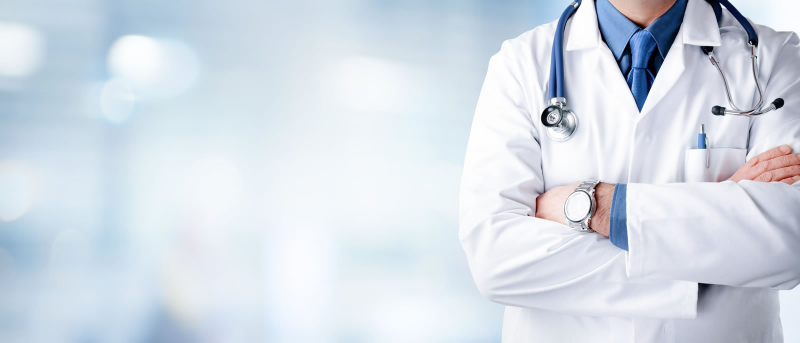
#> input picture HackIt/img/bg.jpg, 1600 x 685 px, given in place of the camera (shown at 1/2 size)
$ python Alnmhacks.py
#> lines starting #> are read from the running program, lines starting #| are printed output that depends on the picture; after the words box and inside, x2 and y2 are one past the last pixel; in counts of white or black regions, pixels touching at a corner belong together
import cv2
import numpy as np

from collections import deque

pts = deque()
cap = cv2.VideoCapture(0)

# Info : ZOOM in the frame to get the RGB value of the corresponding pixel

# The range of color for the object to be detected in HSV
hsv_supremum = np.array([220, 221, 255])
hsv_infinum = np.array([150, 100, 130])

def make_circle1(frame, fill1=0):
	frame_copy = frame.copy()

	alpha = 0.9

	cv2.circle(frame_copy,(500,500), 40, (96,96,96), fill1)
	cv2.line(frame_copy, (500,500-10), (500, 500+10), (0,0,0), 2)
	cv2.line(frame_copy, (500-10,500), (500+10, 500), (0,0,0), 2)

	frame_ret = cv2.addWeighted(frame, 1-alpha, frame_copy, alpha, 0)


	cv2.imshow('final', frame_ret)

def make_circle2(frame, fill):
	frame_copy = frame.copy()

	alpha = 0.9

	cv2.circle(frame_copy,(400,400), 40, (96,96,96), fill1)
	cv2.line(frame_copy, (400,400-10), (400, 400+10), (0,0,0), 2)
	cv2.line(frame_copy, (400-10,400), (400+10, 400), (0,0,0), 2)

	cv2.circle(frame_copy,(600,600), 40, (96,96,96), fill1)
	cv2.line(frame_copy, (600,600-10), (600, 600+10), (0,0,0), 2)
	cv2.line(frame_copy, (600-10,600), (600+10, 600), (0,0,0), 2)
	frame_ret = cv2.addWeighted(frame, 1-alpha, frame_copy, alpha, 0)

	cv2.imshow('final2', frame_ret)

def operate(frame):
	frame_copy = frame.copy()
	frame_ret = frame.copy()


	# Converting the frame from BGR format to HSV format, Hue Saturation Value GOOGle for more
	frame_copy = cv2.cvtColor(frame, cv2.COLOR_BGR2HSV)

	# Thresholding the frame to get our object(color) tracked
	mask = cv2.inRange(frame_copy, hsv_infinum, hsv_supremum)
	mask = cv2.medianBlur(mask, 5)
	mask = cv2.erode(mask, None, iterations=2)
	mask = cv2.dilate(mask, None, iterations=2)

	#cv2.imshow('mask', mask)

	# Obtaining the binary Image for the corresponding mask
	res = cv2.bitwise_and(frame_ret,frame_ret, mask= mask)

	#cv2.imshow('res', res)
	# The result can be improved by smoothening the frame

	mask_copy = mask.copy()
	cnts = cv2.findContours(mask.copy(), cv2.RETR_TREE, cv2.CHAIN_APPROX_SIMPLE)[-2]
	center = None

	if len(cnts) > 0:
		c = max(cnts, key = cv2.contourArea)
		((x, y), radius) = cv2.minEnclosingCircle(c)

		M = cv2.moments(c)
		center = (int(M["m10"] / M["m00"]), int(M["m01"] / M["m00"]))

		if radius > 10:
			cv2.circle(frame_ret, (int(x), int(y)), int(radius), (0, 150, 255), 2)
			cv2.circle(frame_ret, (int(x), int(y)), int(radius+10), (255, 0, 255), 2)

			#cv2.circle(frame_ret, center, 5, (0, 0, 255), -1)
			cv2.line(frame_ret, (int(x)-10, int(y)),  (int(x)+10, int(y)), (0, 0, 0), 1)
			cv2.line(frame_ret, (int(x), int(y)-10),  (int(x), int(y)+10), (0, 0, 0), 1)


	pts.appendleft(center)


	#print(pts[0])
	fill1 = 0

	for i in range(1 , len(pts)):
		if pts[i-1] is None or pts[i] is None:
			make_circle1(final_frame)
			continue
		rad_cal = (pts[i][0]-500)**2 + (pts[i][1]-500)**2
		rad_cal = rad_cal**0.5


		if rad_cal <= 30:
			print('Hola, WE found')
			fill1 = -1

	return frame_ret, fill1


while True:
	# Let's capture/read the frames for the video
	_, frame = cap.read()
#> frame is the input picture: shape (685, 1600, 3); mean B, G, R 230.3, 220.5, 211.9

	# This frame captured is flipped, Lets's get the mirror effect
	frame = cv2.flip(frame, 1)
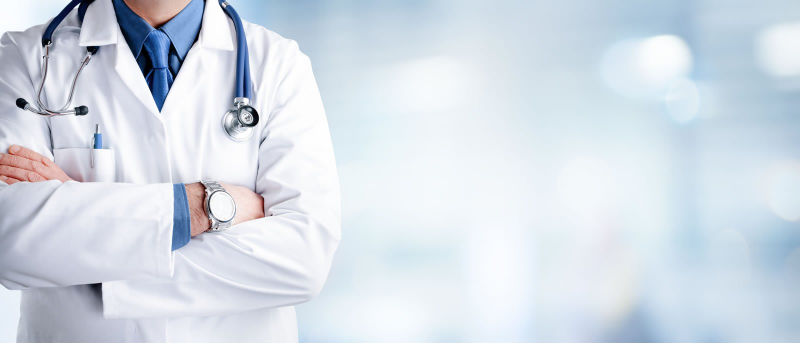
#> frame: shape (685, 1600, 3) (shown at 1/2 size); mean B, G, R 230.3, 220.5, 211.9

	# Any operations on the frame captured will be processed in the operate(frame) method
	final_frame, fill1 = operate(frame)
#> in operate, `frame_copy = cv2.cvtColor(frame, cv2.COLOR_BGR2HSV)`: frame_copy: shape (685, 1600, 3); mean H, S, V 102.9, 25.3, 231.2
#> in operate, `mask = cv2.inRange(frame_copy, hsv_infinum, hsv_supremum)`:
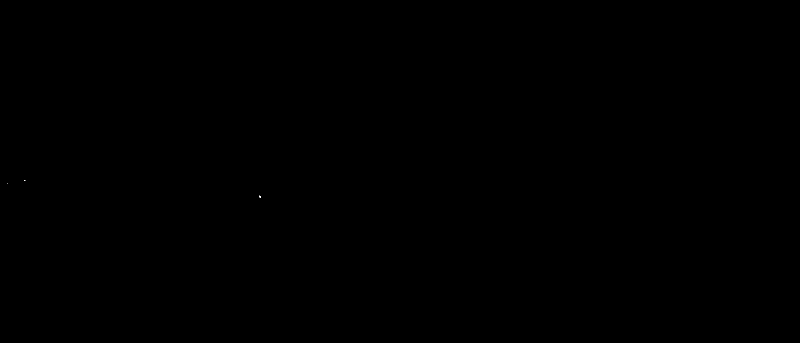
#> mask: shape (685, 1600) (shown at 1/2 size); 0% white in thin lines or dots, all inside (x1, y1, x2, y2) = (15, 360, 522, 396)
#> in operate, `mask = cv2.medianBlur(mask, 5)`: mask: shape (685, 1600); every value is 0
#> in operate, `res = cv2.bitwise_and(frame_ret,frame_ret, mask= mask)`: res: shape (685, 1600, 3); every value is 0
#> in operate, `cnts = cv2.findContours(mask.copy(), cv2.RETR_TREE, cv2.CHAIN_APPROX_S..`: cnts = []
#> fill1 = 0

	# Showing the captured frame
	#cv2.imshow('garrix', frame)
	#cv2.imshow('martin', final_frame)
	make_circle1(final_frame, fill1)
#> in make_circle1, `cv2.circle(frame_copy,(500,500), 40, (96,96,96), fill1)`: frame_copy: shape (685, 1600, 3); 0.02% of pixels changed, all inside (x1, y1, x2, y2) = (460, 460, 541, 541)
#> in make_circle1, `cv2.line(frame_copy, (500,500-10), (500, 500+10), (0,0,0), 2)`: frame_copy: shape (685, 1600, 3); mean B, G, R 230.2, 220.4, 211.9
#> in make_circle1, `cv2.line(frame_copy, (500-10,500), (500+10, 500), (0,0,0), 2)`: frame_copy: shape (685, 1600, 3); mean B, G, R 230.2, 220.4, 211.8
	#make_circle2(final_frame, 1)
	# Continuous, Large amount of frames produce a video
	# waitkey(value), value is the ammount of millisecs a frame must be displayed
	# 0xff represents the ASCII value for the key, 27 is for ESC
	# waitKey is necessary to show a frame
	if cv2.waitKey(1) & 0xff == 27:
#> (key Esc is pressed here)
		break


cap.release()
cv2.destroyAllWindows()
